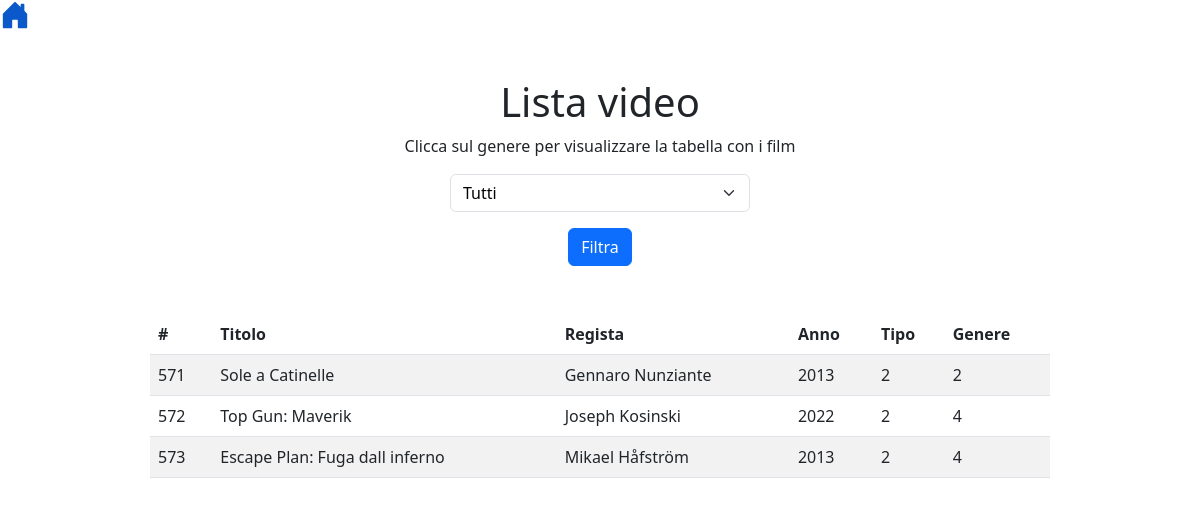
/PAGES/lista.php, run on the app's committed database.
### tables this page shows
CREATE TABLE `Video` (
  `id` int(11) NOT NULL,
  `titolo` varchar(255) NOT NULL,
  `regista` varchar(255) NOT NULL,
  `anno` varchar(255) NOT NULL,
  `tipo` varchar(255) NOT NULL,
  `genere` varchar(255) NOT NULL,
  `trama` varchar(3000) NOT NULL,
  `url_img` varchar(255) NOT NULL
);

### PAGES/lista.php (the view, shortened to what this page needs)
<?php
include("../PHP/config.php");
if (isset($_GET["gen"])) {
    $gen = $_GET["genere"];
    $sql = "SELECT * FROM `Video` WHERE genere = $gen";
    $result = $conn->query($sql);
    $tabella = "";
    while ($row = $result->fetch_assoc()) {
        $tabella .= "<tr>
    <td>" . $row["id"] . "</td>
    <td>" . $row["titolo"] . "</td>
    <td>" . $row["regista"] . "</td>
    <td> " . $row["anno"] . "</td>
    <td> " . $row["tipo"] . "</td>
    <td> " . $row["genere"] . "</td>
    </tr>";
    }
}else{
    $sql = "SELECT * FROM `Video`";
    $result = $conn->query($sql);
    $tabella = "";
    while ($row = $result->fetch_assoc()) {
        $tabella .= "<tr>
    <td>" . $row["id"] . "</td>
    <td>" . $row["titolo"] . "</td>
    <td>" . $row["regista"] . "</td>
    <td> " . $row["anno"] . "</td>
    <td> " . $row["tipo"] . "</td>
    <td> " . $row["genere"] . "</td>
    </tr>";
    }
}
?>
<!DOCTYPE html>
<html lang="en">
<head>
    <link href="https://cdn.jsdelivr.net/npm/bootstrap@5.3.0-alpha1/dist/css/bootstrap.min.css" rel="stylesheet">
    <link rel="stylesheet" href="../CSS/style.css" type="text/css">
</head>
<body>
    <a href="../index.php">
    </a>
    <center>
        <h1 class="mt-5">Lista video</h1>
        <p>Clicca sul genere per visualizzare la tabella con i film</p>
        <form action="" method="GET">
        <select class="form-select text-black w-25" aria-label="Default select example" name="genere">
            <option value="">Tutti</option>
        </select>
        <button type="submit" class="btn btn-primary mt-3" name="gen">Filtra</button>
        </form>
        <table class="table table-striped mt-5 w-75">
            <thead>
                <tr>
                    <th scope="col">#</th>
                    <th scope="col">Titolo</th>
                    <th scope="col">Regista</th>
                    <th scope="col">Anno</th>
                    <th scope="col">Tipo</th>
                    <th scope="col">Genere</th>
                </tr>
            </thead>
            <tbody>
                <?php echo $tabella; ?>
            </tbody>
        </table>
    </center>
</body>
</html>

### data on the page
video: id "571", titolo "Sole a Catinelle", regista "Gennaro Nunziante", anno "2013", tipo "2", genere "2"
video: id "572", titolo "Top Gun: Maverik", regista "Joseph Kosinski", anno "2022", tipo "2", genere "4"
video: id "573", titolo "Escape Plan: Fuga dall inferno", regista "Mikael Håfström", anno "2013", tipo "2", genere "4"
